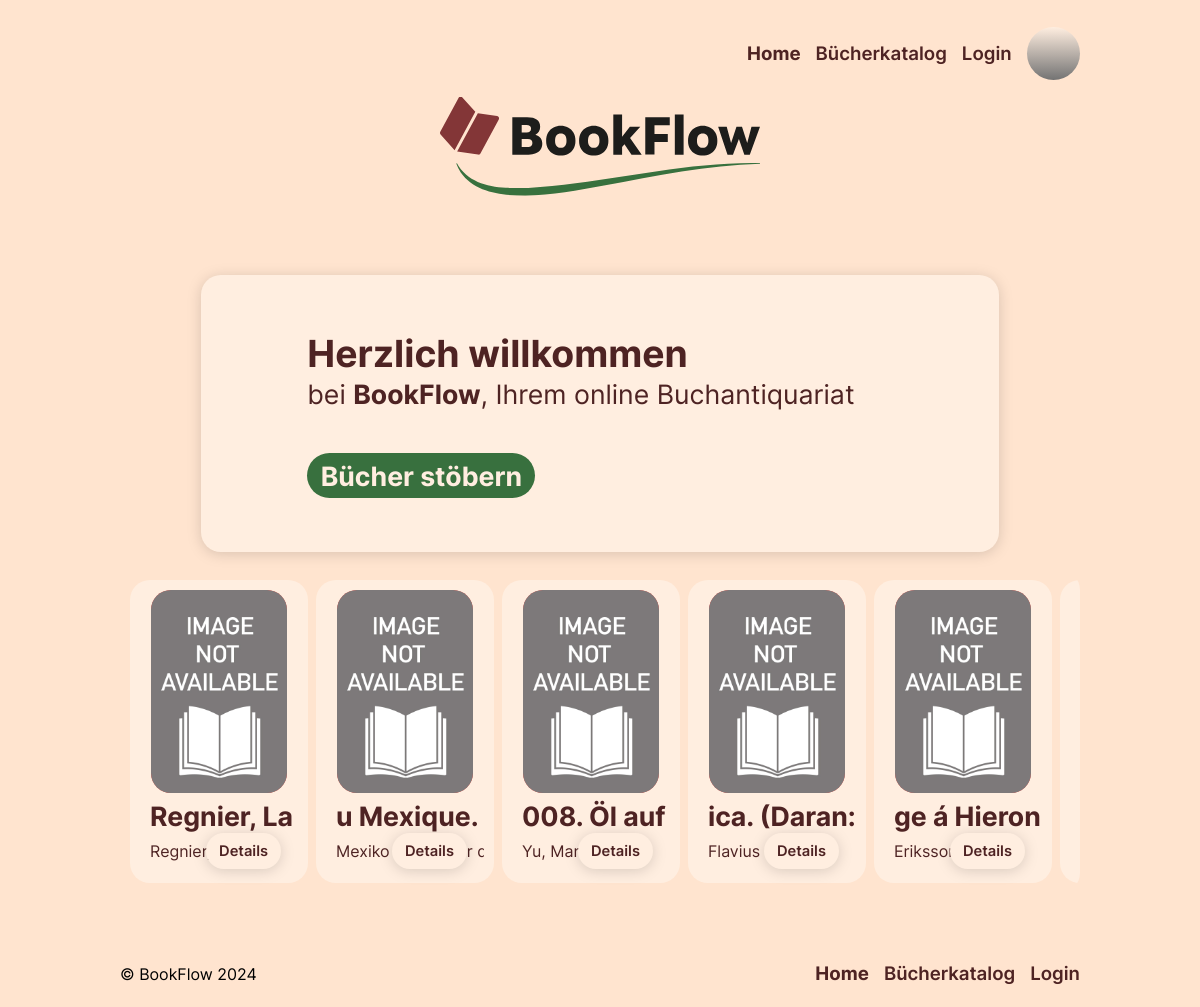
The page / on the database its author committed.
### tables this page shows
CREATE TABLE `buecher` (
  `id` int UNSIGNED NOT NULL,
  `katalog` int NOT NULL,
  `nummer` int NOT NULL,
  `kurztitle` text NOT NULL,
  `kategorie` int NOT NULL,
  `verkauft` tinyint(1) NOT NULL,
  `kaufer` int NOT NULL,
  `autor` text NOT NULL,
  `title` text NOT NULL,
  `sprache` varchar(250) NOT NULL,
  `foto` varchar(250) NOT NULL,
  `verfasser` int NOT NULL,
  `zustand` char(1) NOT NULL
);

### src/includes/functions.php (called while the page is built, shortened)
<?php
function shortenShortTitlesShorter(array $dbResults) {
    $dbResults['kurztitle'] = substr($dbResults['kurztitle'], 0, 12);;
    return $dbResults;
}
function shortenAutor(array $dbResults) {
    $dbResults['autor'] = substr($dbResults['autor'], 0, 20);;
    return $dbResults;
}

### src/includes/db.php (the view, shortened to what this page needs)
<?php
$username = 'root';
$password = 'root';
$server = 'book-flow-mysql';
$connection = null;
try {
    $connection = new PDO("mysql:host=$server;port=3306;dbname=book_DB", $username, $password);
    $connection->setAttribute(PDO::ATTR_ERRMODE, PDO::ERRMODE_EXCEPTION);
} catch (PDOException $e) {
    echo "<div class='error'><b>Die Verbindung zur Datenbank konnte nicht hergestellt werden:</b><p>" . $e->getMessage() . "</p></div>";
    $_SESSION["dbConnection"] = false;
}
function getRandomBooks(int $amount) {
    global $connection;
    $sqlQuery = "SELECT kurztitle, autor, foto, id FROM buecher ORDER BY RAND() LIMIT $amount";
    include_once 'functions.php';
    foreach ($connection->query($sqlQuery) as $book) {
        $book = shortenShortTitlesShorter($book);
        $book = shortenAutor($book);
        echo "<div class='book-carousel-box'>
                <img src='assets/images/" . $book['foto'] . "' alt='gugus'>
                <div class='info-text'>
                    <h2>" . $book['kurztitle'] . "</h2>
                    <p>" . $book['autor'] . "</p>
                    <form action='book.php' method='POST'>
                        <input type='hidden' name='book_id' value='" . $book['id'] . "'>
                        <button class='send-value-button'>Details</button>
                    </form>
                </div>
               </div>";
    }
}

### src/index.php (shortened to what this page needs)
<?php
include 'includes/db.php';
?>
<!doctype html>
<html lang="en">
<head>
    <link rel="stylesheet" href="assets/styles/styles.css">
    <link rel="stylesheet" href="assets/styles/home.css">
</head>
<body class="grid-container">
<?php include_once "templates/header.php" ?>
<main class="grid-container">
    <div class="large-container">
        <h1 class="text-large-bold">Herzlich willkommen</h1>
        <p class="text-medium-normal">bei <strong>BookFlow</strong>, Ihrem online Buchantiquariat</p>
        <a href="/books.php" class="big-button" id="stoebern-button">Bücher stöbern</a>
    </div>
    <div class="book-carousel">
        <?php
        getRandomBooks(10);
        ?>
    </div>
</main>
<?php include_once "templates/footer.php" ?>
</body>
</html>

### src/templates/header.php
<?php
include_once "includes/functions.php";
$isLoggedIn = array_key_exists("user", $_SESSION);
$isAdmin = $isLoggedIn && $_SESSION["user"]["admin"] == "true";
?>
<header>
    <a href="/">
        <img src="../assets/images/BookFlow_Logo.svg" alt="BookFlow Logo">
    </a>
    <nav>
        <ul>
            <li class="text-small-semi"><a href="/">Home</a></li>
            <li class="text-small-semi"><a href="/books.php">Bücherkatalog</a></li>
            <?php
            if (!$isLoggedIn) {
                echo "<li class='text-small-semi'><a href='/login.php'>Login</a></li>" . PHP_EOL;
            } else {
                if ($isAdmin) {
                    echo "<li class='text-small-semi' ><a href = '/users.php' > Nutzer</a ></li>" . PHP_EOL;
                }
                echo "<li class='text-small-semi'><form action='/' method='post'><button type='submit' name='logout' value='true'>Logout</button></form></li>" . PHP_EOL;
            }
            ?>
        </ul>
        <?php
        if ($isLoggedIn) {
            echo "<a href='/profile.php' class='profile-picture'
                 style='background-image: url(\"" . getProfilePicture($_SESSION["user"]) . "\")'></a>" . PHP_EOL;
        } else {
            echo "<a href='/login.php' class='profile-picture'></a>" . PHP_EOL;
        }
        ?>
    </nav>
</header>

### src/templates/footer.php
<?php
$isLoggedIn = array_key_exists("user", $_SESSION);
$isAdmin = $isLoggedIn && $_SESSION["user"]["admin"] == "true";
?>
<footer>
    <p class="text-small-semi">&copy; BookFlow <?php echo date("Y") ?></p>
    <nav>
        <ul>
            <li class="text-small-semi"><a href="/">Home</a></li>
            <li class="text-small-semi"><a href="/books.php">Bücherkatalog</a></li>
            <?php
            if ($isLoggedIn) {
                if ($isAdmin) {
                    echo "<li class='text-small-semi' ><a href = '/users.php' > Nutzer</a ></li>" . PHP_EOL;
                }
                echo "<li class='text-small-semi'><a href='/profile.php'>Profil</a></li>" . PHP_EOL;
            } else {
                echo "<li class='text-small-semi'><a href='/login.php'>Login</a></li>" . PHP_EOL;
            }
            ?>
        </ul>
    </nav>
</footer>

### src/assets/styles/styles.css (style rules this page uses)
body { background-color: #FFE4CF; font-family: Inter, sans-serif; width: 80vw; min-height: 100dvh; margin-inline: auto; }
* { font-family: Inter, sans-serif; font-style: normal; }
main { grid-column: 1/13; }
.grid-container { display: grid; grid-template-columns: repeat(12, 1fr); gap: 6pt; }
.text-small-semi > * { font-weight: 600; font-size: 14pt; text-decoration: none; color: #4E2323; }
.text-large-bold { font-weight: bold; font-size: 28pt; color: #4E2323; margin-block: 2pt; }
.text-medium-normal { font-weight: normal; font-size: 20pt; color: #4E2323; margin-block: 2pt; }
.large-container { grid-column: 2/12; background-color: #FFEEE0; padding: 40pt 80pt; border-radius: 15pt; filter: drop-shadow(0pt 2pt 5pt rgba(0, 0, 0, 0.15)); }
* { margin: 0; padding: 0; border: 0; background-repeat: no-repeat; box-sizing: inherit; }
html { box-sizing: border-box; scroll-behavior: auto; }
body { font-size: 16px; }
h1, h3, h4, h5 { font-size: 1em; font-weight: normal; }
a { text-decoration: none; color: inherit; display: inline-block; background-color: transparent; }
ol, ul { list-style: none; }
button, input, optgroup, textarea { appearance: none; overflow: visible; border: 0; outline: 0; font: inherit; letter-spacing: inherit; color: inherit; background: none; vertical-align: top; }
input[type="button"], button { cursor: pointer; }
img { display: block; max-width: 100%; height: auto; border-style: none; }
.big-button { text-decoration: none; font-weight: bold; font-size: 20pt; color: #FFEEE0; background-color: #38703E; border-radius: 50vh; padding: 5pt 10pt; display: inline-block; }
.book-carousel { grid-column: 1/13; margin-top: 10px; padding: 10px; border-radius: 15pt; display: flex; overflow-x: auto; gap: 6pt; margin-bottom: 40px; }
.book-carousel .book-carousel-box { flex: 0 0 calc(20% - 10px); max-width: calc(20% - 10px); height: auto; padding: 10px; border-radius: 15pt; background-color: #FFEEE0; position: relative; }
.book-carousel .book-carousel-box .send-value-button { border-radius: 15pt; font-size: 11pt; font-weight: 600; color: #4E2323; background-color: #FFEEE0; padding: 7pt 10pt; filter: drop-shadow(0pt 2pt 5pt rgba(0, 0, 0, 0.15)); position: absolute; right: 20pt; bottom: 10pt; }
.book-carousel .book-carousel-box .info-text { padding: 10px; overflow: hidden; color: #4E2323; }
.book-carousel .book-carousel-box .info-text p { text-decoration: none; font-weight: normal; font-size: 12pt; line-height: 1; white-space: nowrap; text-overflow: ellipsis; margin-top: 10pt; }
.book-carousel .book-carousel-box .info-text h2 { text-decoration: none; font-weight: bold; font-size: 20pt; line-height: 1; white-space: nowrap; text-overflow: ellipsis; }
.book-carousel .book-carousel-box img { justify-content: center; max-width: calc(100% - 20px); width: auto; height: calc(100% - 80px); border-radius: 15pt; background-image: linear-gradient(to bottom, #fc5147 100%, #ffeee0 100%); left: 0; right: 0; margin-left: auto; margin-right: auto; }
header { grid-column: 1/13; display: flex; justify-content: space-between; align-items: center; padding-block: 10pt; height: 80pt; }
header img { width: 200pt; }
header nav { display: flex; align-items: center; gap: 15px; }
header nav ul { list-style-type: none; padding: 0; display: flex; gap: 15px; align-items: center; }
header nav .profile-picture { display: inline-block; width: 40pt; height: 40pt; border-radius: 50%; background-image: linear-gradient(#FFEEE0, #737373); }
footer { grid-column: 1/13; display: flex; flex-direction: row; justify-content: space-between; align-items: center; padding-block: 10pt; bottom: 0; left: 0; width: 100%; height: 50pt; z-index: 2; }
footer nav { display: flex; align-items: center; gap: 15px; }
footer nav ul { list-style-type: none; padding: 0; display: flex; gap: 15px; align-items: center; }

### src/assets/styles/home.css (style rules this page uses)
header img { position: absolute; top: 35pt; left: 50%; transform: translate(-50%, 50%); width: 240pt; }
a[href="/"] { font-weight: bold; }
main { margin-top: 120pt; }
#stoebern-button { margin-top: 30pt; }

### rows shown on the page
buecher: foto (picture), kurztitle "Regnier, La", autor "Regnier,…"
buecher: foto (picture), kurztitle "u Mexique.…", autor "Mexiko…"
buecher: foto (picture), kurztitle "008. Öl auf", autor "Yu, Man"
buecher: foto (picture), kurztitle "ica. (Daran:", autor "Flavius…"
buecher: foto (picture), kurztitle "ge á Hieron", autor "Eriksson,…"
